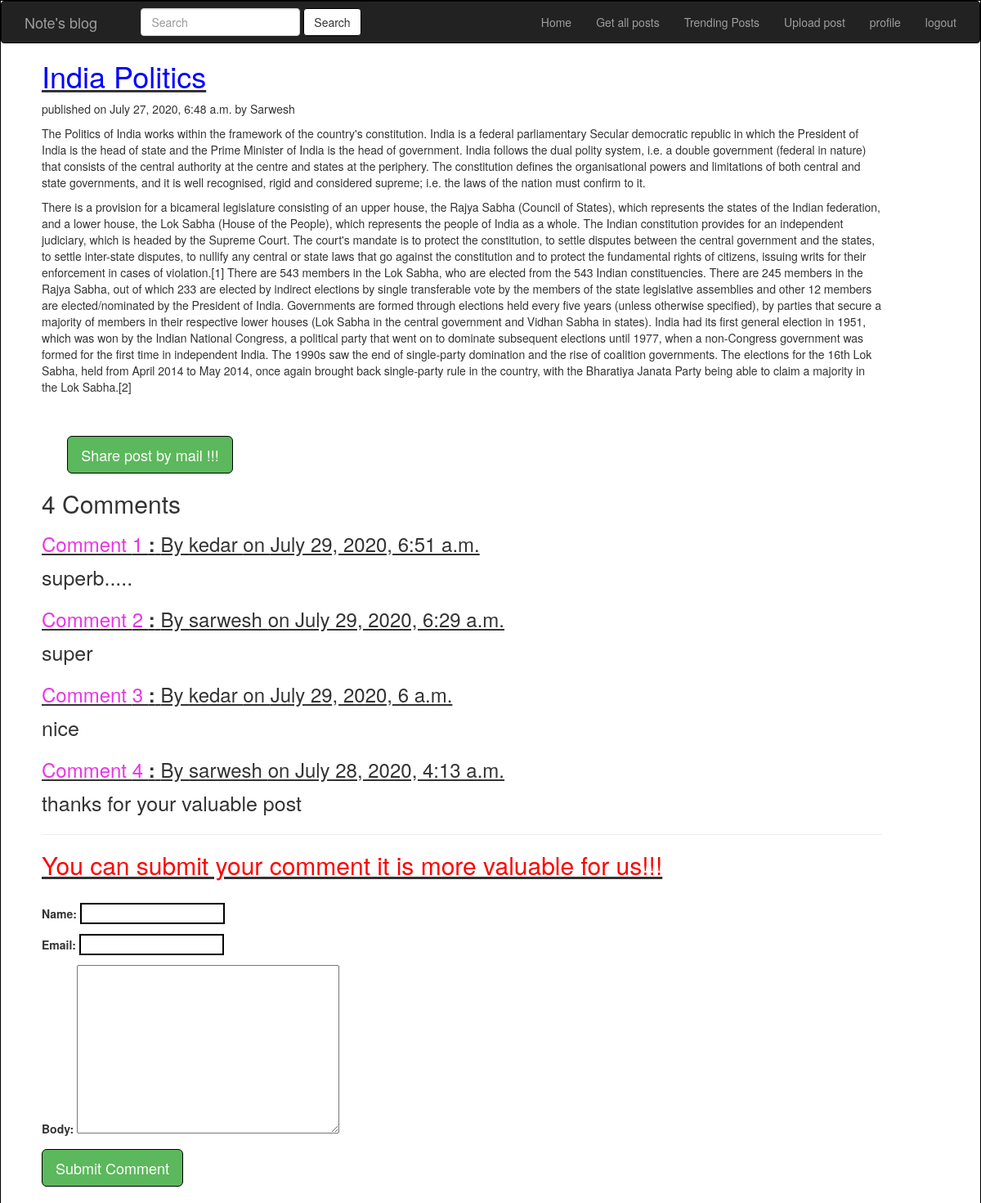
The app's page /2020/07/27/India-Politics/ (signed in) with its own data.
### testapp/models.py (models this page shows, shortened)
class Post(models.Model):
	STATUS_CHOICES=(('draft','Draft'),('published','Published'))
	title=models.CharField(max_length=256)
	slug=models.SlugField(max_length=264,unique_for_date='publish')
	author=models.ForeignKey(User,related_name='blog_posts',on_delete=models.CASCADE)
	body=models.TextField()
	publish=models.DateTimeField(default=timezone.now)
	created=models.DateTimeField(auto_now_add=True)
	updated=models.DateTimeField(auto_now=True)
	status=models.CharField(max_length=10,choices=STATUS_CHOICES,default='draft')
	objects=CustomManager()
	tags=TaggableManager()
	class Meta:
		ordering=('-publish',)

class Comments(models.Model):
	post=models.ForeignKey(Post,related_name='comments',on_delete=models.CASCADE)
	name=models.CharField(max_length=32)
	email=models.EmailField()
	body=models.TextField()
	created=models.DateTimeField(auto_now_add=True)
	updated=models.DateTimeField(auto_now=True)
	active=models.BooleanField(default=True)
	class Meta:
		ordering=('-created',)

### testapp/views.py (the view)
# urls.py: url(r'^(?P<year>\d{4})/(?P<month>\d{2})/(?P<day>\d{2})/(?P<post>[-\w]+)/$', views.post_view,name='post_detail'),
@login_required
def post_view(request,year,month,day,post):
	post=get_object_or_404(Post,slug=post,status='published',publish__year=year,publish__month=month,publish__day=day)
	comments=post.comments.filter(active=True)
	csubmit=False
	if request.method=='POST':
		form=CommentForm(request.POST)
		if form.is_valid():
			new_comment=form.save(commit=False)
			new_comment.post=post
			new_comment.save()
			csubmit=True
	else:
		form=CommentForm()
	return render(request,'testapp/page.html',{'post':post,'form':form,'csubmit':csubmit,'comments':comments})

### testapp/forms.py
class CommentForm(forms.ModelForm):
	class Meta:
		model=Comments
		fields=('name','email','body')

### testapp/models.py (called while the page is built)
	def get_queryset(self):
		return super().get_queryset().filter(status='published')

### templates/testapp/page.html (shortened to what this page needs)
<!DOCTYPE html>
{% extends 'testapp/base.html'%}
 {%block body_block%}
 {%block content%}
 <u><h1 style="color:blue;">{{post.title}}</h1></u>
 <p> published on {{post.publish}} by {{post.author|title}}</p>
 {{post.body|linebreaks}}<br><br>
 &nbsp;&nbsp;&nbsp;&nbsp;&nbsp;&nbsp;&nbsp;&nbsp;<a href="/{{post.id}}/share" class='btn btn-lg btn-default btn-success'>Share post by mail !!!</a>
 {% with comments.count as comments_count%}
        <h2>{{comments_count}} Comment{{comments_count|pluralize}}</h2>
      {%endwith%}
      {%if comments%}
        {%for comment in comments%}
             <u><h4><h3><p><span style="color:#eb34e5;">Comment {{forloop.counter}} </span><strong>:</strong> By {{comment.name}} on {{comment.created}}</p></h3></h4></u>
             <div style="font-size:25px;"> {{comment.body|linebreaks}}</div>
         {%endfor%}
         <hr>
          {%else%}
            <p>There are no Comments Yet!!!</p>
      {%endif%}
      {%if csubmit %}
          <h2 >Your Comment Added Successfully </h2>
          {%else%}
          <u><h2 style="color:red;">You can submit your comment it is more valuable for us!!!</h2></u><br>
             <form method="post">
               {{form.as_p}}
               <input type="submit" class='btn btn-success btn-lg' value="Submit Comment">
             </form>
        {%endif%}
  {%endblock%}
  {%endblock%}

### static/css/fz.css (style rules this page uses)
input { border:2px solid black; }
.btn { border:1px solid black; }
body { border-top:1px solid black; border-right:1px solid black; border-left:1px solid black; }

### records on screen
Post: title "India Politics", publish "July 27, 2020, 6:48 a.m.", author "Sarwesh", body "The Politics of India works within the framework of the country's constitution. India is a federal parliamentary Secular democratic republic in which the President of India is the head of state and the Prime Minister of India is the head of government. India follows the dual polity system, i.e. a double government (federal in nature) that consists of the central authority at the centre and states at the periphery. The constitution defines the organisational powers and limitations of both central and state governments, and it is well recognised, rigid and considered supreme; i.e. the laws of the nation must confirm to it. There is a provision for a bicameral legislature consisting of an…"
Comments: name "kedar", created "July 29, 2020, 6:51 a.m.", body "superb....."
Comments: name "sarwesh", created "July 29, 2020, 6:29 a.m.", body "super"
Comments: name "kedar", created "July 29, 2020, 6 a.m.", body "nice"
Comments: name "sarwesh", created "July 28, 2020, 4:13 a.m.", body "thanks for your valuable post"

### other values on screen
{{ comments_count }} "4"
